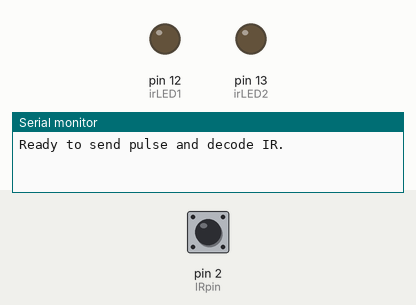
Simulated run of this sketch. Board: Arduino Uno, built with avr-gcc and run on an emulated ATmega328P. On the bench: output pins drawn as LEDs (lit = HIGH), the last lines printed to the serial monitor. The test bench sets the inputs (shaded band); at power-on: pin 2 (IRpin) HIGH.

Above: at 1.2 s.
1.3 s: pin 2 (IRpin) pulsed LOW 2 times (0.12 s each, 0.3 s apart)
At 4.4 s:
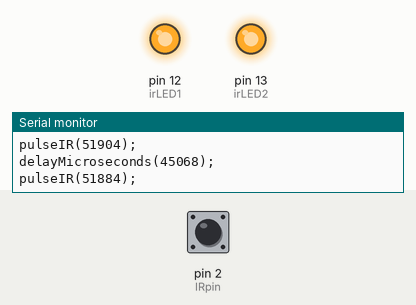
Timing chart, 0 to 14.6 s (numbered marks = the images above; inputs shaded):
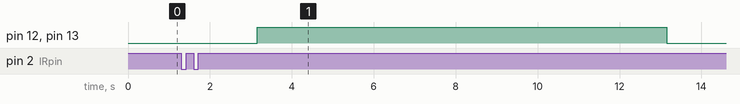

The sketch:

IR_receiver_module_test_.ino
```cpp
#define IRpin_PIN      PIND
#define IRpin          2
#define MAXPULSE 65000
#define RESOLUTION 20

uint16_t pulses[100][2];  // pair is high and low pulse
uint8_t currentpulse = 0; // index for pulses we're storing

int irLED1 = 12;
int irLED2 = 13;

void setup(void) {
  Serial.begin(9600);
  pinMode(irLED1, OUTPUT);
  pinMode(irLED2, OUTPUT);
  Serial.println("Ready to send pulse and decode IR.");
}

void loop(void) {
  uint16_t highpulse, lowpulse;  // temporary storage timing
  highpulse = lowpulse = 0; // start out with no pulse length


//  while (digitalRead(IRpin)) { // this is too slow!
    while (IRpin_PIN & (1 << IRpin)) {
     // pin is still HIGH

     // count off another few microseconds
     highpulse++;
     delayMicroseconds(RESOLUTION);

     // If the pulse is too long, we 'timed out' - either nothing
     // was received or the code is finished, so print what
     // we've grabbed so far, and then reset
     if ((highpulse >= MAXPULSE) && (currentpulse != 0)) {
       printpulses();
       currentpulse=0;
       return;
     }
  }
  // we didn't time out so lets stash the reading
  pulses[currentpulse][0] = highpulse;

  // same as above
  while (! (IRpin_PIN & _BV(IRpin))) {
     // pin is still LOW
     lowpulse++;
     delayMicroseconds(RESOLUTION);
     if ((lowpulse >= MAXPULSE)  && (currentpulse != 0)) {
       printpulses();
       currentpulse=0;
       return;
     }
  }
  pulses[currentpulse][1] = lowpulse;

  // we read one high-low pulse successfully, continue!
  currentpulse++;
}

void printpulses(void) {
  Serial.println("\n\r\n\rReceived: \n\rOFF \tON");
  for (uint8_t i = 0; i < currentpulse; i++) {
    Serial.print(pulses[i][0] * RESOLUTION, DEC);
    Serial.print(" usec, ");
    Serial.print(pulses[i][1] * RESOLUTION, DEC);
    Serial.println(" usec");
  }

  // print it in a 'array' format
  Serial.println("int IRsignal[] = {");
  Serial.println("// ON, OFF ");
  for (uint8_t i = 0; i < currentpulse-1; i++) {
    //Serial.print("\t"); // tab
    Serial.print("pulseIR(");
    Serial.print(pulses[i][1] * RESOLUTION , DEC);
    Serial.print(");");
    Serial.println("");
    //Serial.print("\t");
    Serial.print("delayMicroseconds(");
    Serial.print(pulses[i+1][0] * RESOLUTION , DEC);
    Serial.println(");");

  }
  //Serial.print("\t"); // tab
  Serial.print("pulseIR(");
  Serial.print(pulses[currentpulse-1][1] * RESOLUTION, DEC);
  Serial.print(");");

  digitalWrite(irLED1, HIGH);
  digitalWrite(irLED2, HIGH);
  delay(10000);                 //turn both LEDs on for 10 second(s)
  digitalWrite(irLED1, LOW);
  digitalWrite(irLED2, LOW);
  delay(10000);                //turn them off, this action "takes the photo"
}
```

Measured:
- after the input at 1.3 s, pin 12 (irLED1), pin 13 (irLED2): LOW → HIGH after 1.9 s, → LOW 10.0 s later
